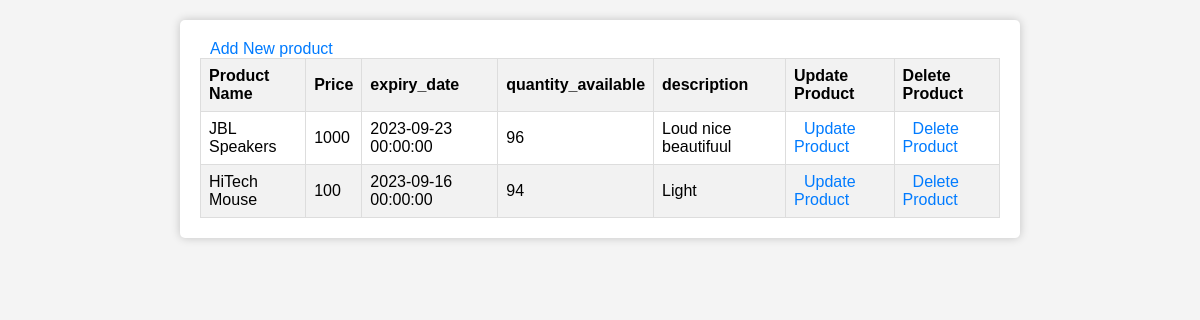
Page /view_category/6 on the earlier database version.
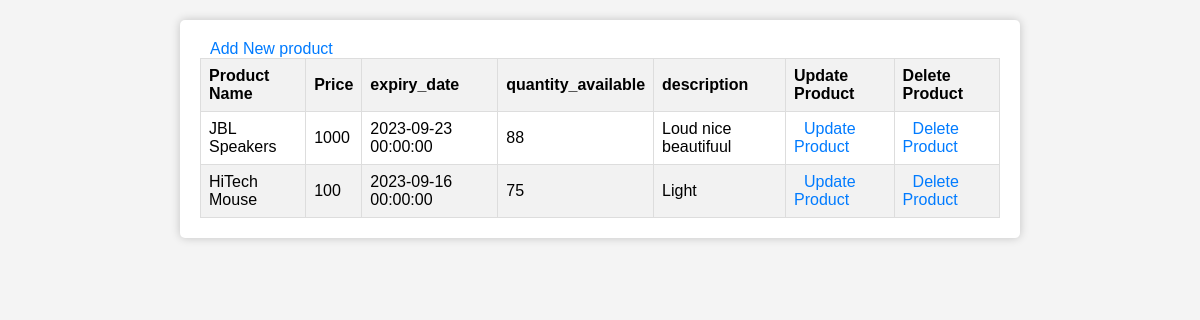
Same page on the later database version.
### models.py (models this page shows)
class Product(db.Model):
        id = db.Column(db.Integer, primary_key = True, autoincrement=True)
        name = db.Column(db.String(200), nullable = False)
        price = db.Column(db.Integer, nullable = False)
        expiry_date = db.Column(db.DateTime , default = datetime.now())
        quantity_available = db.Column(db.Integer, nullable = False)
        section_id = db.Column(db.Integer, db.ForeignKey('section.id'), nullable=False)  # Define a foreign key to establish the relationship
        description = db.Column(db.String(200), nullable = False)

### main.py (the view)
@app.route('/view_category/<int:category_id>', methods=['GET', 'POST'])
def view_category(category_id):
     category= Section.query.get_or_404(category_id)
     print(category.id,category.name)
     products = Product.query.filter_by(section_id=category_id).all()
     return render_template('view_category.html',cat=category,products=products)

### templates/view_category.html (shortened to what this page needs)
<!DOCTYPE html>
<html lang="en">
<head>
</head>
<body>
    <div class="container">
        <a href="/add_product/{{cat.id}}">Add New product</a>
        <table class="styled-table">
            <thead>
                <tr>
                    <th>Product Name</th>
                    <th>Price</th>
                    <th>expiry_date</th>
                    <th>quantity_available</th>
                    <th>description</th>
                    <th>Update Product</th>
                    <th>Delete Product</th>
                </tr>
            </thead>
            <tbody>
                {% for prod in products %}
                    <tr>
                        <td>{{ prod.name }}</td>
                        <td>{{ prod.price }}</td>
                        <td>{{ prod.expiry_date }}</td>
                        <td>{{ prod.quantity_available }}</td>
                        <td>{{ prod.description }}</td>
                        <td><a href="/update_product/{{ prod['id'] }}">Update Product</a></td>
                        <td><a href="/confirm_delete_product/{{ prod['id'] }}">Delete Product</a></td>
                    </tr>
                {% endfor %}
            </tbody>
        </table>
    </div>
</body>
</html>

Differences in the rows shown:
changed Product "JBL Speakers": quantity_available "96" → "88"
changed Product "HiTech Mouse": quantity_available "94" → "75"
